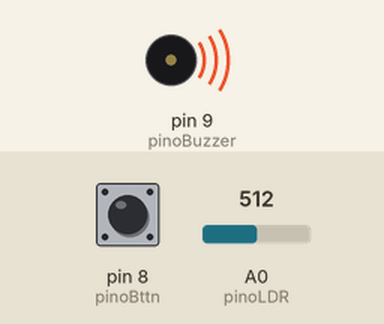
The sketch below on a simulated Arduino Uno, built with avr-gcc and run on an emulated ATmega328P. Parts: buzzer (waves = sounding). The test bench sets the inputs (shaded band); at power-on: A0 (pinoLDR) = 512, pin 8 (pinoBttn) HIGH. What the sketch prints to the serial monitor is not drawn.

Above: at 1.2 s.
1.3 s: A0 (pinoLDR) set to 526
3.2 s: pin 8 (pinoBttn) pulled LOW for 0.15 s
At 4.0 s:
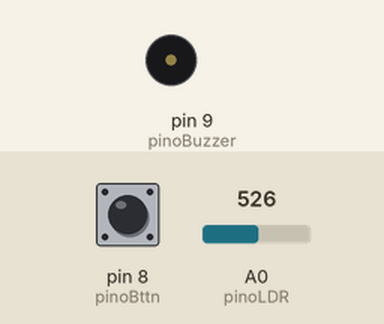
7.3 s: A0 (pinoLDR) set to 511
At 8.1 s:
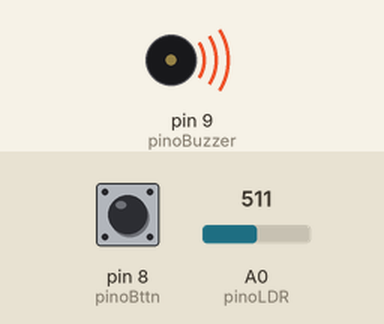
Timing chart, 0 to 10.3 s (numbered marks = the images above; inputs shaded):
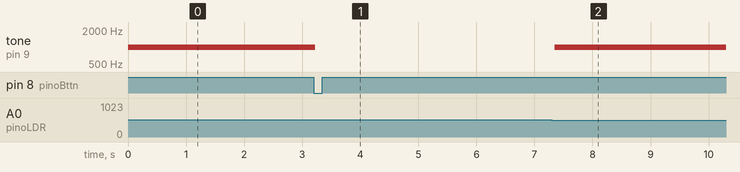

The sketch:

LDR_laser_buzzer.ino
```cpp
//Variáveis de conexão
const int pinoLDR = A0;
const int pinoBuzzer = 9;
const int pinoBttn = 8;

//Variáveis
int leituraLDR = 0;
int leituraBttn;

void setup() {
  //Configurando os pinos
  Serial.begin(9600);
  pinMode(pinoLDR, INPUT);
  pinMode(pinoBuzzer, OUTPUT);
  pinMode(pinoBttn, INPUT_PULLUP);
}

void loop() {
  //Coleta o vlaor de tensão no LDR
  leituraLDR = analogRead(pinoLDR);
  //Coleta o estado do botão
  leituraBttn = digitalRead(pinoBttn);

  Serial.print("Leitura de luminosidade: ");
  Serial.print(leituraLDR);
  Serial.print("\t");

  Serial.print("Obstáculo detectado: ");

  if (leituraLDR <= 512) {
    tone(pinoBuzzer, 1000); //Aciona o Buzzer se houver um obstáculo
    Serial.println("Sim");
  }
  else if (leituraBttn == LOW) {
    noTone(pinoBuzzer); //Desliga o buzzer caso o botão for pressionado.
  }
  else {
    Serial.println("Não");
  }
  delay(100); //Espera 100ms para uma nova coleta/leitura
}
```

Measured:
- after the input at 1.3 s, every drawn part: stays the same
- after the input at 3.2 s, tone on pin 9 (pinoBuzzer): 1000 Hz → silent at once
- after the input at 7.3 s, tone on pin 9 (pinoBuzzer): silent → 1000 Hz after 0.05 s
